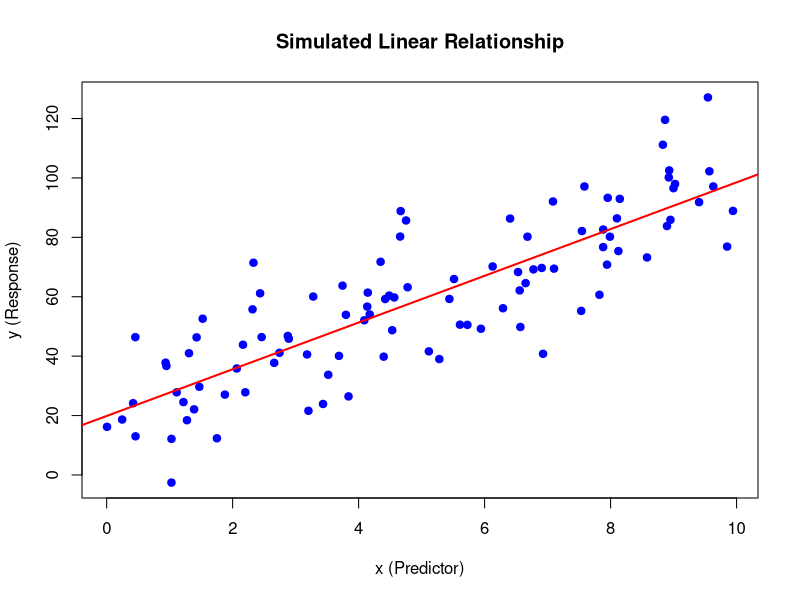
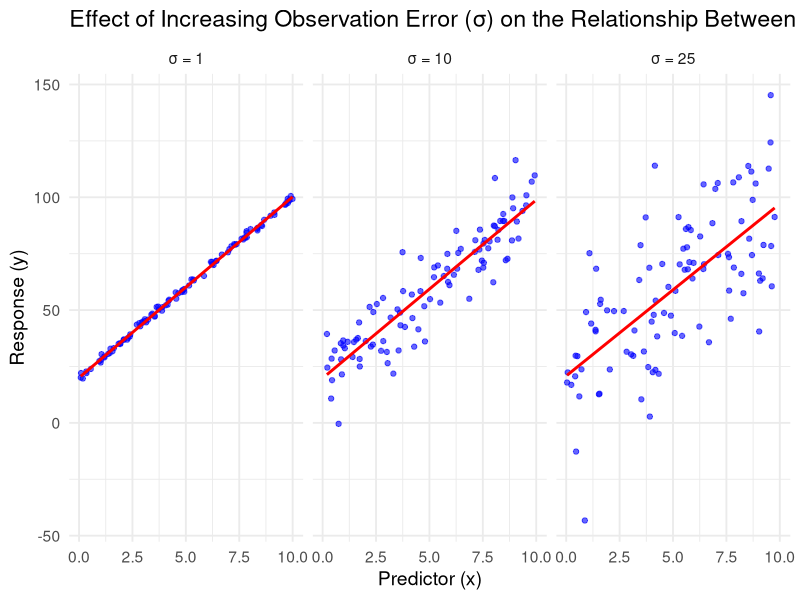
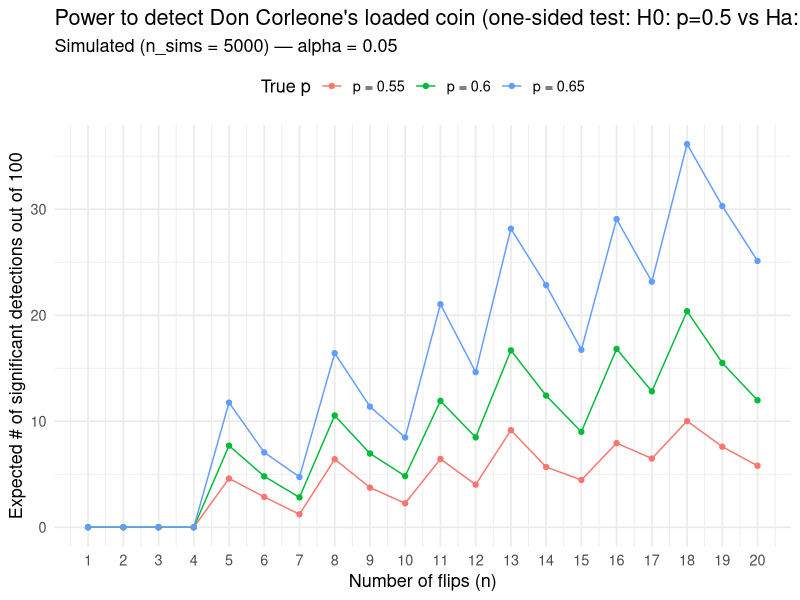

The R script that drew these images, in order:
####HOMEWORK 9####


##OBJECTIVE 1##

###A###
set.seed(123)

# define constants
alpha <- 20      
beta  <- 8       
sigma <- 15

# get predictor variable (x)
x <- runif(100, min = 0, max = 10)

# generate random error
error <- rnorm(100, mean = 0, sd = sigma)

# generate response variable (y)
y <- alpha + beta * x + error

# check range of y
range(y)

# scatterplot of the simulated relationship
plot(x, y,
     main = "Simulated Linear Relationship",
     xlab = "x (Predictor)",
     ylab = "y (Response)",
     pch = 19, col = "blue")
abline(lm(y ~ x), col = "red", lwd = 2)  # adds regression line

###B###

library(ggplot2)
#we need new sigma values for this one
sigma_values <- c(1, 10, 25)
# We'll create one big data frame that includes sigma as a variable.
sigma_data <- do.call(rbind, lapply(sigma_values, function(sigma) {
x <- runif(100, 0, 10)                       
error2 <- rnorm(100, 0, sigma)               
y <- alpha + beta * x + error2               # linear model
data.frame(x = x, y = y, sigma = paste("σ =", sigma))
}))
#Moving on to create the plot
ggplot(sigma_data, aes(x = x, y = y)) +
  geom_point(color = "blue", alpha = 0.6) +
  geom_smooth(method = "lm", color = "red", se = FALSE) +
  facet_wrap(~ sigma, nrow = 1) +
  labs(
    title = "Effect of Increasing Observation Error (σ) on the Relationship Between y and x",
    x = "Predictor (x)",
    y = "Response (y)"
  ) +
  theme_minimal(base_size = 14)


#### OBJECTIVE 2####

###A and B are kind of combined.
library(ggplot2)
library(dplyr)
library(tidyr)
set.seed(12345)
probabilities <- c(0.55, 0.6, 0.65)
n_range <- 1:20
n_sims <- 5000             # number of simulated experiments per (n,p) (reduce/increase as desired)
alpha_level <- 0.05

# Precompute one-sided exact p-value lookup tables for each n (p0 = 0.5)
one_sided_pvals_table <- function(n, p0 = 0.5) {
  ks <- 0:n
  tail_probs <- sapply(ks, function(k) {
    if (k == 0) {
      1.0
    } else {
      1 - pbinom(k - 1, size = n, prob = p0)
    }
  })
  # named vector indexed by k (0..n)
  names(tail_probs) <- as.character(0:n)
  return(tail_probs)
}

# Run simulations
results_list <- list()
for (ptrue in probabilities) {
  for (n in n_range) {
    # simulate counts of heads for n_sims experiments
    counts <- rbinom(n_sims, size = n, prob = ptrue)
    ptab <- one_sided_pvals_table(n, p0 = 0.5)
    pvals <- ptab[as.character(counts)]
    prop_sig <- mean(pvals < alpha_level)           
    out_of_100 <- prop_sig * 100                    
    results_list[[length(results_list) + 1]] <- data.frame(
      ptrue = ptrue,
      n = n,
      prop_sig = prop_sig,
      out_of_100 = out_of_100
    )
  }
}
df <- bind_rows(results_list)

# Plot with ggplot
df_plot <- df %>% mutate(ptrue_f = factor(ptrue, levels = probabilities, labels = paste0("p = ", probabilities)))

ggplot(df_plot, aes(x = n, y = out_of_100, color = ptrue_f)) +
  geom_line() +
  geom_point() +
  scale_x_continuous(breaks = n_range) +
  labs(
    x = "Number of flips (n)",
    y = "Expected # of significant detections out of 100",
    color = "True p",
    title = "Power to detect Don Corleone's loaded coin (one-sided test: H0: p=0.5 vs Ha: p>0.5)",
    subtitle = paste0("Simulated (n_sims = ", n_sims, ") — alpha = ", alpha_level)
  ) +
  theme_minimal(base_size = 13) +
  theme(legend.position = "top")

